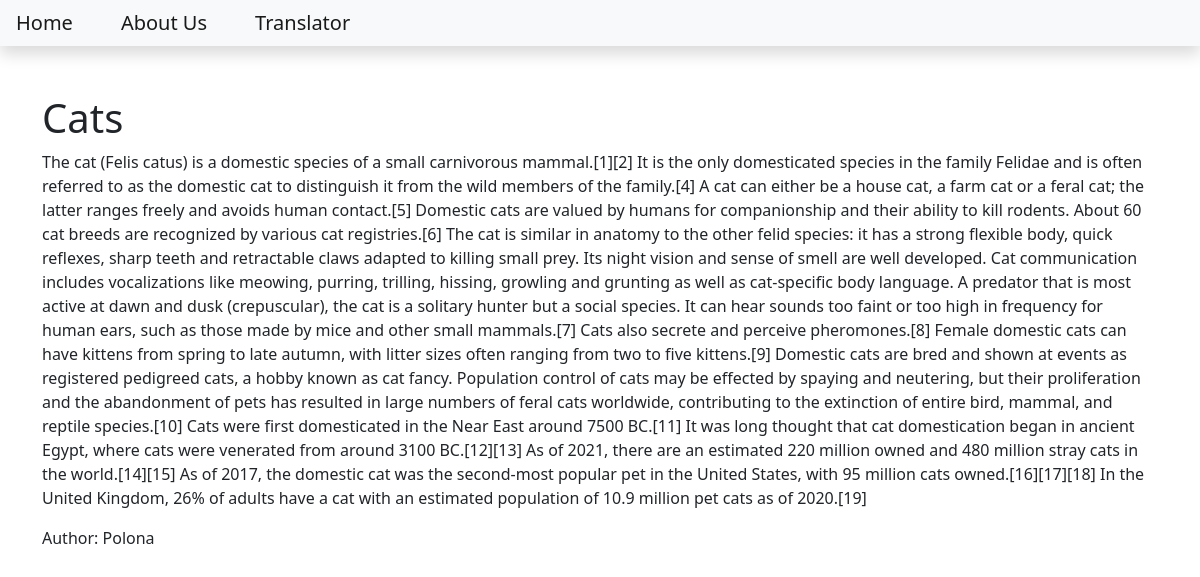
Page /cats on the committed database.
### blog/models.py (models this page shows, shortened)
class Post(models.Model): # Model is a class that contains field of data
    title = models.CharField(max_length = 200)
    content = models.TextField()
    date_created = models.DateTimeField(auto_now_add = True) # When author will create the now content from the admin page the current date and time will ge generated
    slug = models.SlugField(max_length = 200, unique = True)
    author = models.ForeignKey(to = User, on_delete = models.CASCADE) #ForeignKey because we will get this data from another table; cascade - if user is deleted from the user database table alos the posts from the user will be created
    status = models.IntegerField(choices = STATUS, default = 0) # choose from draft/published

### blog/views.py (the view)
# urls.py: path('<slug:slug>', views.BlogView.as_view(), name = 'blog_view'), # '<slug:slug>' is the pattern - when the user goes to a certain url eg. example.com/dogs, django will search in the slug column for 
class BlogView(generic.DetailView): #this class connects the model with a template, it inherits from the specialized view class
    model = Post # here we map {{object.title}},... in the blog.html to the model Post
    template_name = 'blog.html'

### templates/blog.html
{% extends 'base.html'%}
{% block content %}
<div class='container'>
        <h1>{{object.title}}</h1>
        <p>{{object.content}}</p>
        <p> Author: {{post.author | title}}</p>
</div>
{% endblock content %}

### rows in the picture
Post: title "Cats", content "The cat (Felis catus) is a domestic species of a small carnivorous mammal.[1][2] It is the only domesticated species in the family Felidae and is often referred to as the domestic cat to distinguish it from the wild members of the family.[4] A cat can either be a house cat, a farm cat or a feral cat; the latter ranges freely and avoids human contact.[5] Domestic cats are valued by humans for companionship and their ability to kill rodents. About 60 cat breeds are recognized by various cat registries.[6] The cat is similar in anatomy to the other felid species: it has a strong flexible body, quick reflexes, sharp teeth and retractable claws adapted to killing small prey. Its night vision and…", author "Polona"
